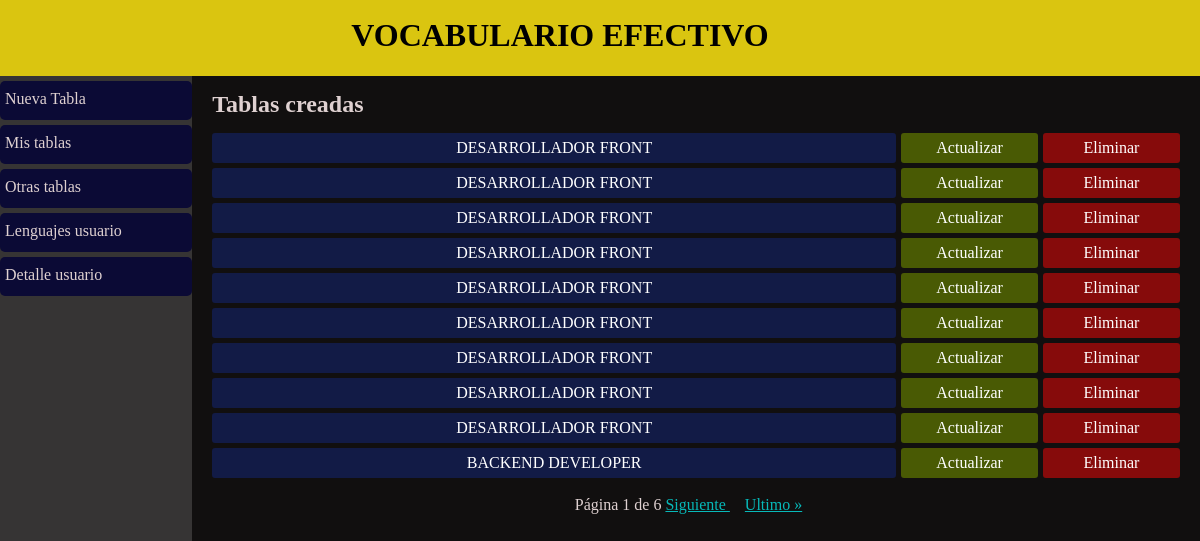
The app's page /coleccion-tablas/ (signed in), older data.
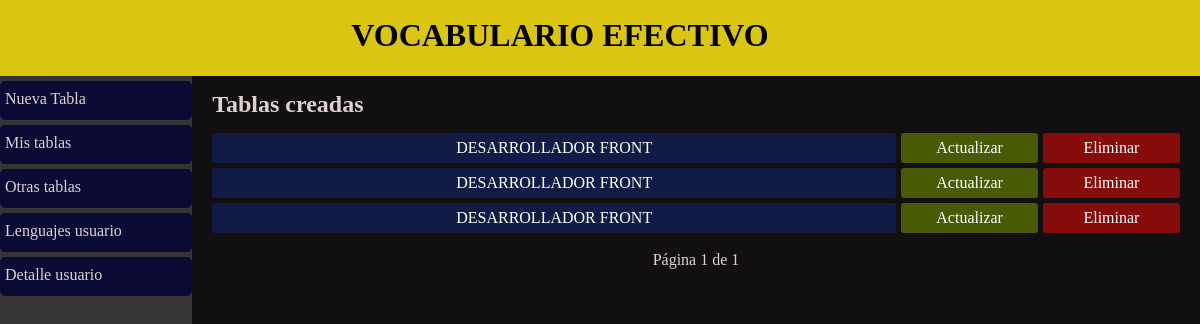
The same page, newer data.
### tables/models.py (models this page shows)
class Table(models.Model) :
    id = models.AutoField(primary_key=True)
    user = models.ForeignKey(User, on_delete = models.CASCADE)
    title = models.CharField(max_length = 255)
    link = models.CharField(max_length = 255, null = True, blank = True)
    pdf_doc = models.FileField(null = True, blank = True, upload_to='pdf')

### tables/views.py (the view)
# urls.py: path('coleccion-tablas/', login_required(views.TableCollectionView.as_view()), name = 'table_collection'),
class TableCollectionView(ListView) :
    template_name = 'table_collection/table_collection.html'
    context_object_name = 'tables'
    paginate_by = 10
    def get_queryset(self, *args, **kwargs) :
        return Table.objects.filter(user_id = self.request.user.id)

### tables/templates/table_collection/table_collection.html
{% extends 'layouts/layout.html' %}
{% block main_content %}
    <h2 class="description-tables">Tablas creadas</h2>
    <ul class="table-collection">
        {% for table in tables %}
            <li>
                <div class="option-table check"><a href="{% url 'tables_app:word_list' table_id=table.id  title=table.title %}" >{{table.title|upper}}</a></div>
                <div class="option-table update"><a href="{% url 'tables_app:updatetable' pk=table.id %}">Actualizar</a></div>
                <div class="option-table delete"><a href="{% url 'tables_app:removetable' pk=table.id %}">Eliminar</a></div>
            </li>
        {% endfor %}
    </ul>
    {% include 'includes/pagination.html' %}
{% endblock %}

### mainapp/templates/layouts/layout.html (shortened to what this page needs)
{% load static %}
<!DOCTYPE html>
<html lang="en">
<head>
    <link rel="stylesheet" href="{% static 'css/styles.css' %}">
    <link rel="stylesheet" href="{% static 'css/styles_user.css'%}">
    <link rel="stylesheet" href="{% static 'css/styles-app-tables.css' %}">
    <link rel="stylesheet" href="{% static 'css/responsive.css' %}">
</head>
<body>
    <header>
        <h1>VOCABULARIO EFECTIVO</h1>
        {% if user.email %}
            <div class="user-control">
                <img src="{% static 'img/user2.png' %}" alt="">
            </div>
        {% endif %}
    </header>
    <section class="main-container">
        <nav class="container-menu">
            <ul>
                {% if user.email %}
                    <li><a href="{% url 'tables_app:title' action_table='set_table' %}">Nueva Tabla</a></li>
                    <li><a href="{% url 'tables_app:table_collection' %}">Mis tablas</a></li>
                    <li><a href="{% url 'tables_app:other_tables' %}">Otras tablas</a></li>
                    <li><a href="{% url 'user_app:languagesuser' %}">Lenguajes usuario</a></li>
                    <li><a href="{% url 'user_app:detailuser' pk=user.id %}">Detalle usuario</a></li>
                {% else %}
                    <li><a href="{% url 'user_app:log_in' %}">Iniciar Sesión</a></li>
                    <li><a href="{% url 'user_app:register' %}">Registrarse</a></li>
                {% endif %}
            </ul>
        </nav>
        <div class="container-tables">
            <div class="subcontainer-tables">
                {% block main_content %}
                {% endblock %}
            </div>
        </div>
    </section>
</body>
</html>

### tables/templates/includes/pagination.html (shortened to what this page needs)
<div class="pagination">
    <span class="current_page">
        Página {{ page_obj.number }} de {{ page_obj.paginator.num_pages }}
    </span>
    {% if page_obj.has_next %}
        <a href="?page={{ page_obj.next_page_number }}">
            Siguiente
        </a>
        <a href="?page={{ page_obj.paginator.num_pages }}">
             Ultimo &raquo;
        </a>
    {% endif %}
</div>

### mainapp/static/css/styles.css (style rules this page uses)
* { margin: 0; padding: 0; }
header { width: 100%; height: 76px; line-height: 70px; background-color: rgb(218, 197, 16); display: grid; grid-template-columns: 17fr 1fr; }
h1 { color: black; text-align: center; }
div.user-control { width: 80px; height: 76px; display: grid; grid-template-rows: 1fr 1fr; z-index: 2; }
div.user-control img { width: 80px; cursor: pointer; }
.main-container { display: grid; grid-template-columns: 1fr 84%; }
.main-container nav.container-menu { min-height: 100%; height: 100vh; background-color: rgb(54, 52, 52); }
.main-container nav.container-menu ul li { width: 95%; background-color: #0b0a35; height: 29px; line-height: 25px; margin-top: 5px; border-radius: 5px; padding: 5px; }
.main-container nav.container-menu ul li a { display: block; color: rgb(223, 209, 209); text-decoration: none; cursor: pointer; }
.main-container div.container-tables { background-color: rgb(17, 15, 15); color: rgb(223, 209, 209); }
.subcontainer-tables { width: 96%; margin: 0 auto; }

### tables/static/css/styles-app-tables.css (style rules this page uses)
h2.description-tables { margin-top: 15px; }
ul.table-collection { margin-top: 15px; }
ul.table-collection li { height: 30px; line-height: 30px; text-align: center; border-radius: 5px; list-style: none; margin-bottom: 5px; display: grid; grid-template-columns: 5fr 1fr 1fr; grid-gap: 5px; }
ul.table-collection li a { color: white; text-decoration: none; }
div.option-table { border-radius: 3px; }
div.check { background-color: #121b46; }
div.update { background-color: #495a04; }
div.delete { background-color: #860b0b; }
div.check a, div.update a, div.delete a { cursor: pointer; display: block; text-decoration: none; }
.pagination { text-align: center; margin-top: 18px; }

Row changes from the older to the newer data that the page shows:
removed Table: title "DESARROLLADOR FRONT"
removed Table: title "DESARROLLADOR FRONT"
removed Table: title "DESARROLLADOR FRONT"
removed Table: title "DESARROLLADOR FRONT"
removed Table: title "DESARROLLADOR FRONT"
removed Table: title "DESARROLLADOR FRONT"
removed Table: title "BACKEND DEVELOPER"
Text that changed along with them:
{{ page_obj.paginator.num_pages }}: "6" → "1"
text no longer shown: "Siguiente Ultimo »"
